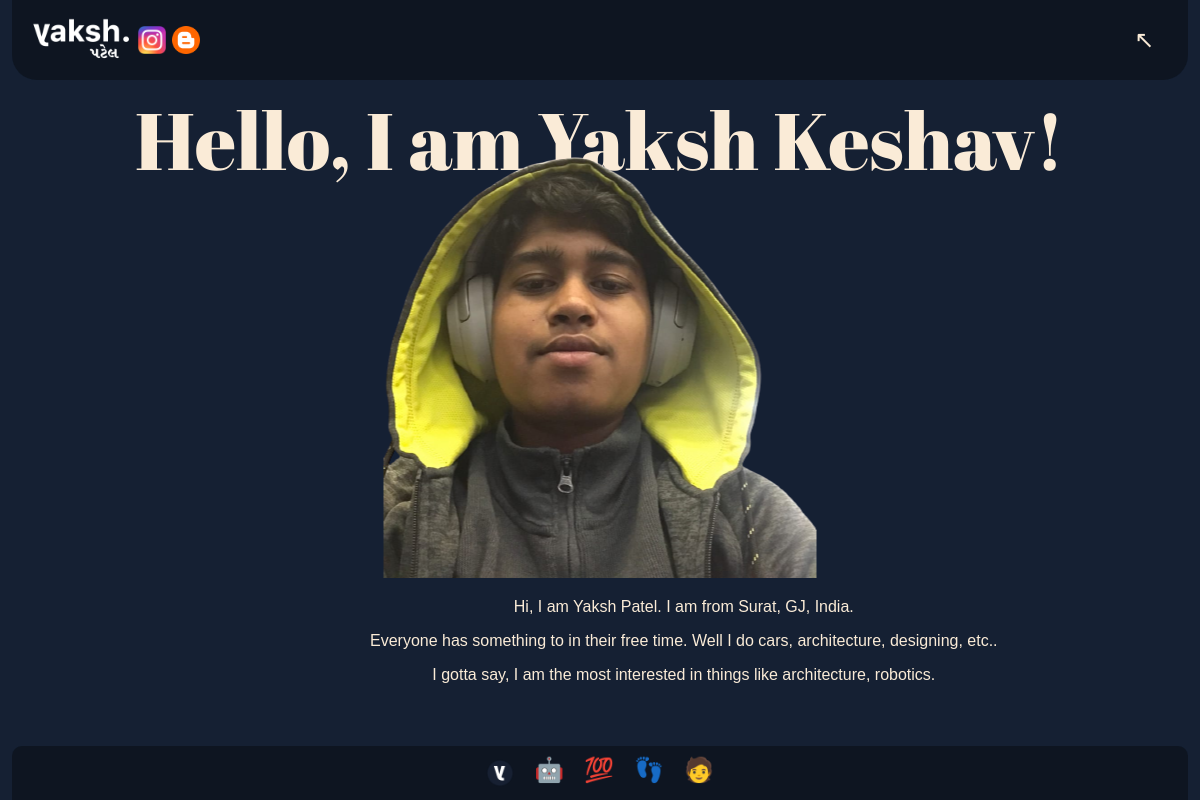
The app's page /, older data.
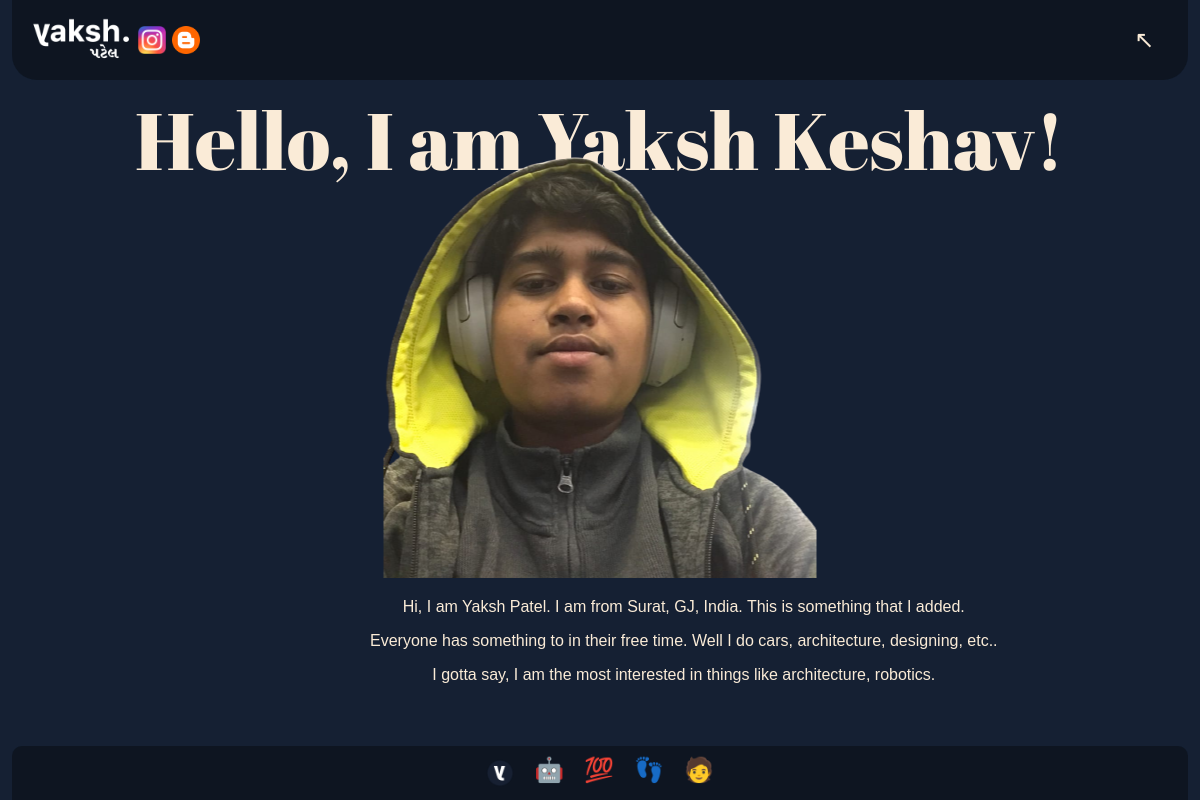
The same page, newer data.
### main/models.py (models this page shows)
class HomePage(models.Model):
    introduction_description = models.TextField(default="", help_text="Provide an introduction on the home page!")

### main/views.py (the view)
# urls.py: 2. Add a URL to urlpatterns:  path('', Home.as_view(), name='home')
def Home(request, *args, **kwargs):
    obj = Person.objects.filter(first_name__exact="Yaksh")
    homeinfo = HomePage.objects.first()
    context = {"person": obj[0], "homepageinfo": homeinfo}
    return render(request, 'home.html', context)

### templates/home.html (shortened to what this page needs)
{% extends 'base/base.html' %}
{% load static %}
{% block head %}
    <link rel="stylesheet" href="{% static 'css/home.css' %}">
{% endblock head %}
{% block content %}
    <div class="page">
        <div class="Introduction">
            <h1>Hello, I am {{ person.first_name }} {{ person.last_name }}!</h1>
            <img src="{{ person.picture_background_removed.url }}" alt="image of me with background removed">
            <p>{{ homepageinfo.introduction_description }}</p>
            <p>Everyone has something to in their free time. Well I do {{ person.hobbies.lower }}.</p>
            <p>I gotta say, I am the most interested in things like {{ person.interests.lower }}.</p>
        </div>
    </div>
{% endblock content %}

Row changes from the older to the newer data that the page shows:
changed HomePage: introduction_description "Hi, I am Yaksh Patel. I am from Surat, GJ, India." → "Hi, I am Yaksh Patel. I am from Surat, GJ, India. This is something that I added."
